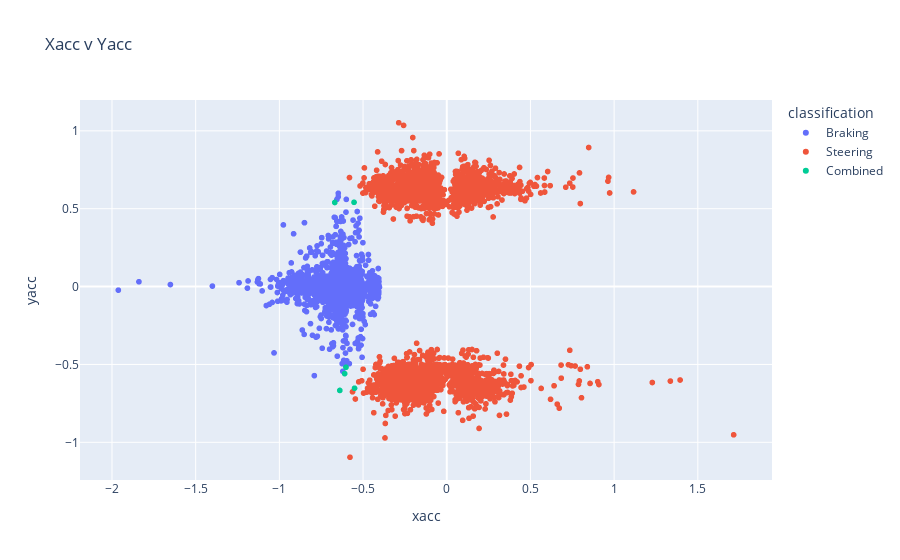

The cell this chart's notebook holds for it:
### Code cell
#xacc vs yacc
XYacc = px.scatter(df, x="xacc", y="yacc", color="classification", title="Xacc v Yacc")
XYacc.show()

### Figure 1 — Plotly figure (JSON) as saved in the notebook; plotly's stock layout.template omitted (floating-point values rounded to 4 significant figures; data arrays with more than 128 entries replaced by an {"elided": "..."} marker saying what was removed)
{"data": [{"hovertemplate": "classification=Braking<br>xacc=%{x}<br>yacc=%{y}<extra></extra>", "legendgroup": "Braking", "marker": {"color": "#636efa", "symbol": "circle"}, "mode": "markers", "name": "Braking", "showlegend": true, "type": "scattergl", "x": {"elided": "2617 float values"}, "xaxis": "x", "y": {"elided": "2617 float values"}, "yaxis": "y"}, {"hovertemplate": "classification=Steering<br>xacc=%{x}<br>yacc=%{y}<extra></extra>", "legendgroup": "Steering", "marker": {"color": "#EF553B", "symbol": "circle"}, "mode": "markers", "name": "Steering", "showlegend": true, "type": "scattergl", "x": {"elided": "4076 float values"}, "xaxis": "x", "y": {"elided": "4076 float values"}, "yaxis": "y"}, {"hovertemplate": "classification=Combined<br>xacc=%{x}<br>yacc=%{y}<extra></extra>", "legendgroup": "Combined", "marker": {"color": "#00cc96", "symbol": "circle"}, "mode": "markers", "name": "Combined", "showlegend": true, "type": "scattergl", "x": [-0.551, -0.554, -0.669, -0.602, -0.61, -0.639], "xaxis": "x", "y": [-0.653, 0.541, 0.54, -0.518, -0.559, -0.667], "yaxis": "y"}], "layout": {"legend": {"title": {"text": "classification"}, "tracegroupgap": 0}, "title": {"text": "Xacc v Yacc"}, "xaxis": {"anchor": "y", "domain": [0, 1], "title": {"text": "xacc"}}, "yaxis": {"anchor": "x", "domain": [0, 1], "title": {"text": "yacc"}}}}
